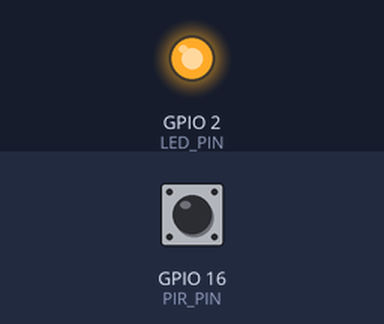
The sketch below on a simulated ESP32. Shown: output pins drawn as LEDs (lit = HIGH). Dashed ring = blinking. The test bench sets the inputs (shaded band); at power-on: GPIO 16 (PIR_PIN) LOW. WiFi joins after 1.5 s; servers stay silent unless stated; uploads are accepted with an empty reply; not simulated (calls return 0 or success): secrets.h; what the sketch prints to the serial monitor is not drawn.

Above: at 2.9 s.
3.0 s: GPIO 16 (PIR_PIN) driven HIGH
At 3.45 s:
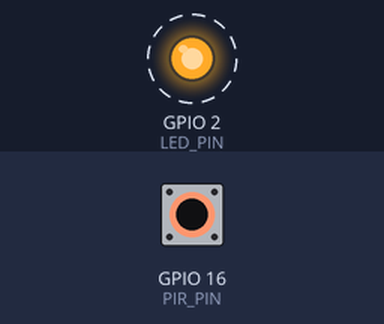
6.0 s: GPIO 16 (PIR_PIN) driven LOW
9.0 s: GPIO 16 (PIR_PIN) pulsed HIGH 2 times (0.12 s each, 0.3 s apart)
At 13.8 s:
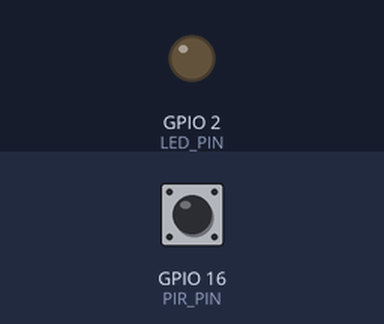
Timing chart, 0 to 15.3 s (numbered marks = the images above; inputs shaded):
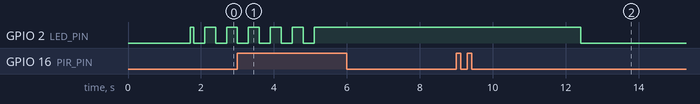

The sketch:

pir_motion.ino
```cpp
/*
  ESP32 + PIR 인체감지센서 (HC-SR501) + 폰 알림

  - 센서 OUT -> GPIO 16
  - 감지하면 같은 와이파이에 UDP 브로드캐스트를 쏜다 -> 안드로이드 앱이 받아 알림
  - delay() 없이 millis() 기반 (루프가 막히지 않음)

  전선 위 형식: PIR|<기기이름>|<MOTION|CLEAR>|<uptimeMs>
  폰 IP를 적을 필요가 없다. 브로드캐스트라 같은 공유기면 알아서 닿는다.

  다만 폰이 절전(doze)에 들어가면 와이파이 칩이 브로드캐스트를 걸러버린다.
  그래서 앱이 60초마다 "PIRAPP|hello"를 브로드캐스트하고, 이 스케치는 그 보낸이 IP를
  기억해 두었다가 알림을 브로드캐스트 + 그 IP로 유니캐스트 양쪽으로 보낸다.

  와이파이 정보는 secrets.h 에 있다 (secrets.h.example 참고, 깃에는 안 올라감).

  집 밖(다른 와이파이, 데이터망)에서도 받으려면 인터넷 중계가 필요하다.
  그래서 감지 시 ntfy 서버로도 HTTPS POST 한다 (주소는 secrets.h의 NTFY_BASE_URL). 폰의 ntfy 앱이 구글 푸시로 받으므로
  깊은 절전이든 LTE든 상관없이 도착한다. 토픽 이름은 secrets.h 에 있고 그 자체가 비밀번호다.

  보드: ESP32 Dev Module / 업로드 보드레이트 115200
  시리얼 모니터: 115200 baud
*/

#include <WiFi.h>
#include <WiFiUdp.h>
#include <WiFiClientSecure.h>
#include <HTTPClient.h>
#include "secrets.h"

const int PIR_PIN   = 16;   // 인체감지센서 OUT
const int LED_PIN   = 2;    // 보드 내장 LED

const uint16_t NOTIFY_PORT = 8765;   // 안드로이드 앱이 듣는 포트

// 같은 와이파이 안에서 UDP로도 보낼지. ntfy 앱만 쓸 거면 false로 두면 알림이 겹치지 않는다.
const bool SEND_UDP = false;

// ntfy 푸시 사이 최소 간격.
const unsigned long NTFY_COOLDOWN_MS = 10000;

// 감지 해제(CLEAR)까지 푸시할지. 보통은 감지만 받으면 충분하다.
const bool NTFY_ON_CLEAR = false;

// 감지 후 이 시간 동안은 "계속 감지중"으로 유지 (ms)
const unsigned long HOLD_MS = 3000;

// 전원 인가 후 센서 안정화 시간 (HC-SR501은 30~60초 권장, 테스트는 5초로)
const unsigned long WARMUP_MS = 5000;

// true면 2초마다 핀 상태를 찍어줌 (배선 확인용). 실사용 시 false로.
const bool VERBOSE = false;
const unsigned long VERBOSE_MS = 2000;

// 와이파이가 끊겼을 때 재접속 시도 간격
const unsigned long WIFI_RETRY_MS = 10000;

WiFiUDP udp;

// 앱이 알려온 폰 주소들. 유니캐스트로도 보내기 위해 기억해 둔다.
const int MAX_PHONES = 4;
const unsigned long PHONE_TTL_MS = 10UL * 60UL * 1000UL;   // 10분 동안 소식 없으면 잊는다
IPAddress phoneIp[MAX_PHONES];
unsigned long phoneSeen[MAX_PHONES] = {0};

bool motionState = false;
unsigned long lastMotionMs = 0;
unsigned long bootMs = 0;
unsigned long lastVerboseMs = 0;
unsigned long lastWifiTryMs = 0;
unsigned long lastNtfyMs = 0;
bool ntfyEverSent = false;
unsigned long skippedSinceNtfy = 0;
bool warmedUp = false;

void setup() {
  Serial.begin(115200);
  delay(200);

  pinMode(PIR_PIN, INPUT);
  pinMode(LED_PIN, OUTPUT);
  digitalWrite(LED_PIN, LOW);

  bootMs = millis();

  Serial.println();
  Serial.println("=== ESP32 PIR Motion Sensor ===");
  Serial.printf("PIR pin: GPIO%d / LED pin: GPIO%d\n", PIR_PIN, LED_PIN);
  Serial.printf("device name: %s\n", DEVICE_NAME);

  connectWifi();
  udp.begin(NOTIFY_PORT);      // 앱의 hello 패킷을 받기 위해

  Serial.printf("warming up %lu ms ...\n", WARMUP_MS);
}

void loop() {
  unsigned long now = millis();

  keepWifiAlive(now);
  readHello(now);

  // 1) 워밍업 구간: 센서가 아직 안정화 전이라 오탐 많음
  if (!warmedUp) {
    if (now - bootMs >= WARMUP_MS) {
      warmedUp = true;
      Serial.println("ready. waiting for motion...");
    } else {
      digitalWrite(LED_PIN, (now / 300) % 2);
      return;
    }
  }

  // 2) 센서 읽기
  int raw = digitalRead(PIR_PIN);

  if (raw == HIGH) {
    lastMotionMs = now;

    if (!motionState) {
      motionState = true;
      digitalWrite(LED_PIN, HIGH);
      onMotionStart();
    }
  } else {
    if (motionState && (now - lastMotionMs >= HOLD_MS)) {
      motionState = false;
      digitalWrite(LED_PIN, LOW);
      onMotionEnd();
    }
  }

  // 3) 배선 확인용 주기 출력
  if (VERBOSE && (now - lastVerboseMs >= VERBOSE_MS)) {
    lastVerboseMs = now;
    Serial.printf("[%lu ms] pin=%d  motion=%s\n", now, raw, motionState ? "YES" : "no");
  }
}

// 사람이 감지된 순간
void onMotionStart() {
  Serial.printf("[%lu ms] MOTION DETECTED\n", millis());
  notifyPhone("MOTION");
}

// 감지가 끝난 순간
void onMotionEnd() {
  Serial.printf("[%lu ms] motion cleared\n", millis());
  notifyPhone("CLEAR");
}

// --- 와이파이 / 알림 전송 ---

void connectWifi() {
  Serial.printf("wifi: connecting to %s", WIFI_SSID);
  WiFi.mode(WIFI_STA);
  WiFi.setSleep(false);          // 절전 모드면 전송이 늦어진다
  WiFi.begin(WIFI_SSID, WIFI_PASS);

  unsigned long start = millis();
  while (WiFi.status() != WL_CONNECTED && millis() - start < 15000) {
    delay(300);
    Serial.print(".");
  }
  Serial.println();

  if (WiFi.status() == WL_CONNECTED) {
    Serial.printf("wifi: connected, ip=%s  broadcast=%s:%u\n",
                  WiFi.localIP().toString().c_str(),
                  WiFi.broadcastIP().toString().c_str(),
                  NOTIFY_PORT);
  } else {
    Serial.println("wifi: FAILED (감지는 계속 동작, 전송만 안 됨)");
  }
  lastWifiTryMs = millis();
}

void keepWifiAlive(unsigned long now) {
  if (WiFi.status() == WL_CONNECTED) return;
  if (now - lastWifiTryMs < WIFI_RETRY_MS) return;

  lastWifiTryMs = now;
  Serial.println("wifi: reconnecting...");
  WiFi.disconnect();
  WiFi.begin(WIFI_SSID, WIFI_PASS);
}

void notifyPhone(const char* kind) {
  if (WiFi.status() != WL_CONNECTED) {
    Serial.println("  -> 전송 건너뜀 (와이파이 끊김)");
    return;
  }

  char msg[96];
  snprintf(msg, sizeof(msg), "PIR|%s|%s|%lu", DEVICE_NAME, kind, millis());

  if (SEND_UDP) {
    // 같은 공유기 안 모든 기기에 뿌린다. UDP라 유실될 수 있어 두 번 보낸다.
    for (int i = 0; i < 2; i++) {
      sendTo(WiFi.broadcastIP(), msg);
      delay(20);
    }

    // 앱이 알려온 폰에는 유니캐스트로도 보낸다 (절전 중엔 브로드캐스트가 걸러지므로)
    int sent = 0;
    for (int i = 0; i < MAX_PHONES; i++) {
      if (phoneSeen[i] == 0) continue;
      sendTo(phoneIp[i], msg);
      delay(20);
      sent++;
    }
    Serial.printf("  -> udp: %s (broadcast + 유니캐스트 %d대)\n", msg, sent);
  }

  bool isMotion = (strcmp(kind, "MOTION") == 0);
  if (isMotion || NTFY_ON_CLEAR) sendNtfy(isMotion);
}

/**
 * ntfy.sh 로 푸시를 보낸다. 집 밖에서도 받기 위한 경로.
 * 쿨다운 안에 다시 감지되면 보내지 않고 횟수만 세었다가 다음 푸시에 같이 알려 준다.
 */
void sendNtfy(bool isMotion) {
  unsigned long now = millis();

  if (ntfyEverSent && (now - lastNtfyMs < NTFY_COOLDOWN_MS)) {
    skippedSinceNtfy++;
    Serial.printf("  -> ntfy 생략 (쿨다운, 누적 %lu건)\n", skippedSinceNtfy);
    return;
  }

  WiFiClientSecure client;
  client.setInsecure();        // 인증서 번들을 싣지 않는다. 토픽 이름이 접근 열쇠다.
  client.setTimeout(8000);

  HTTPClient http;
  String url = String(NTFY_BASE_URL) + "/" + NTFY_TOPIC;
  if (!http.begin(client, url)) {
    Serial.println("  -> ntfy: 연결 준비 실패");
    return;
  }

  char body[160];
  if (skippedSinceNtfy > 0) {
    snprintf(body, sizeof(body), "%s 에서 움직임 감지 (쿨다운 동안 %lu건 더 있었음)",
             DEVICE_NAME, skippedSinceNtfy);
  } else {
    snprintf(body, sizeof(body), "%s 에서 움직임 감지", DEVICE_NAME);
  }

  http.addHeader("Content-Type", "text/plain");
  if (strlen(NTFY_TOKEN) > 0) {
    http.addHeader("Authorization", String("Bearer ") + NTFY_TOKEN);
  }
  http.addHeader("Title", "PIR 움직임 감지");
  http.addHeader("Priority", isMotion ? "high" : "default");
  http.addHeader("Tags", "eyes");

  int code = http.POST((uint8_t*)body, strlen(body));
  if (code > 0 && code < 300) {
    Serial.printf("  -> ntfy: 전송 성공 (HTTP %d)\n", code);
    lastNtfyMs = now;
    ntfyEverSent = true;
    skippedSinceNtfy = 0;
  } else {
    Serial.printf("  -> ntfy: 실패 (HTTP %d) - 다음 감지 때 다시 시도\n", code);
  }
  http.end();
}

void sendTo(IPAddress ip, const char* msg) {
  udp.beginPacket(ip, NOTIFY_PORT);
  udp.print(msg);
  udp.endPacket();
}

// 앱이 보내는 "PIRAPP|hello"를 받아 그 폰 주소를 기억한다.
void readHello(unsigned long now) {
  int size = udp.parsePacket();
  while (size > 0) {
    char buf[64];
    int n = udp.read(buf, sizeof(buf) - 1);
    if (n > 0) {
      buf[n] = 0;
      if (strncmp(buf, "PIRAPP|", 7) == 0) {
        rememberPhone(udp.remoteIP(), now);
      }
    }
    size = udp.parsePacket();
  }
  forgetStalePhones(now);
}

void rememberPhone(IPAddress ip, unsigned long now) {
  // 이미 아는 폰이면 시각만 갱신
  for (int i = 0; i < MAX_PHONES; i++) {
    if (phoneSeen[i] != 0 && phoneIp[i] == ip) {
      phoneSeen[i] = now;
      return;
    }
  }
  // 빈 자리에 등록
  for (int i = 0; i < MAX_PHONES; i++) {
    if (phoneSeen[i] == 0) {
      phoneIp[i] = ip;
      phoneSeen[i] = now;
      Serial.printf("app: 폰 등록 %s\n", ip.toString().c_str());
      return;
    }
  }
  // 자리가 없으면 가장 오래된 것을 밀어낸다
  int oldest = 0;
  for (int i = 1; i < MAX_PHONES; i++) {
    if (phoneSeen[i] < phoneSeen[oldest]) oldest = i;
  }
  phoneIp[oldest] = ip;
  phoneSeen[oldest] = now;
  Serial.printf("app: 폰 교체 %s\n", ip.toString().c_str());
}

void forgetStalePhones(unsigned long now) {
  for (int i = 0; i < MAX_PHONES; i++) {
    if (phoneSeen[i] != 0 && now - phoneSeen[i] > PHONE_TTL_MS) {
      Serial.printf("app: 폰 만료 %s\n", phoneIp[i].toString().c_str());
      phoneSeen[i] = 0;
    }
  }
}
```

Measured:
- after the input at 9.0 s, GPIO 2 (LED_PIN): HIGH → LOW after 3.4 s
- by itself, GPIO 2 (LED_PIN): alternates HIGH for 0.30 s and LOW for 0.30 s, 8 changes in all, then stays HIGH
